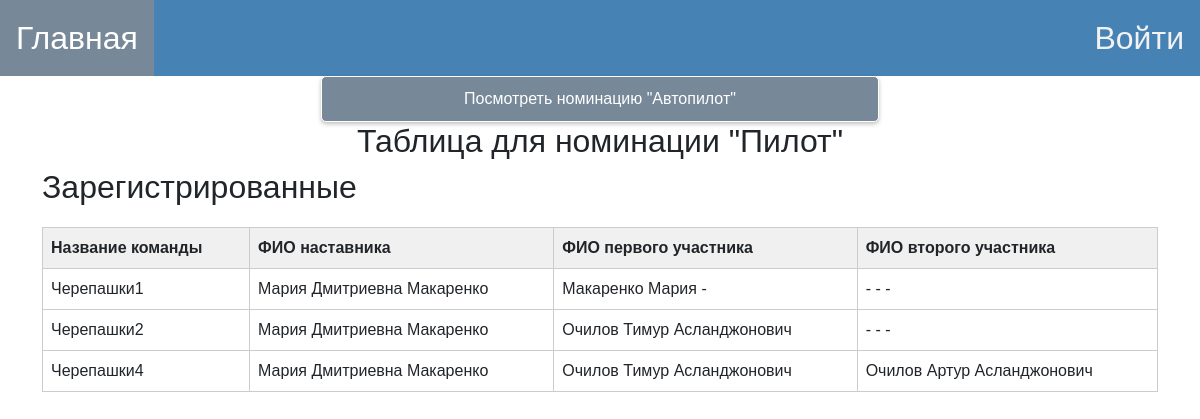
/table/pilot/8, run on the app's committed database.
### for_work_with_database/class_db_team.py (models this page shows)
class TeamDB(SqlAlchemyBase):
    __tablename__ = 'teams'
    id = sqlalchemy.Column(sqlalchemy.Integer, primary_key=True, autoincrement=True)
    name_command = sqlalchemy.Column(sqlalchemy.String)
    name_of_organization = sqlalchemy.Column(sqlalchemy.String)
    first_score = sqlalchemy.Column(sqlalchemy.Text)
    second_score = sqlalchemy.Column(sqlalchemy.Text)
    nomination = sqlalchemy.Column(sqlalchemy.Integer)
    competition_id = sqlalchemy.Column(sqlalchemy.Integer)
    manager = sqlalchemy.Column(sqlalchemy.String)
    number_phone_of_manager = sqlalchemy.Column(sqlalchemy.String)
    email_of_manager = sqlalchemy.Column(sqlalchemy.String)
    name_first_member = sqlalchemy.Column(sqlalchemy.String)
    last_name_first_member = sqlalchemy.Column(sqlalchemy.String)
    middle_name_first_member = sqlalchemy.Column(sqlalchemy.String)
    date_birthday_first_member = sqlalchemy.Column(sqlalchemy.String)
    certificate_PFDO_first_member = sqlalchemy.Column(sqlalchemy.String)
    name_second_member = sqlalchemy.Column(sqlalchemy.String)
    middle_name_second_member = sqlalchemy.Column(sqlalchemy.String)
    last_name_second_member = sqlalchemy.Column(sqlalchemy.String)
    date_birthday_second_member = sqlalchemy.Column(sqlalchemy.String)
    certificate_PFDO_second_member = sqlalchemy.Column(sqlalchemy.String)
    final_top = sqlalchemy.Column(sqlalchemy.Integer)
    final_score = sqlalchemy.Column(sqlalchemy.Integer)
    random_queue = sqlalchemy.Column(sqlalchemy.Integer)

### main.py (the view, shortened to what this page needs)
@app.route("/table/<string:nomination_name>/<int:id>")
@limiter.limit("5/second")
def show_table(nomination_name, id):
    nomination_id = find_nominatation_id_by_name(nomination_name)
    sess = db_session.create_session()
    print(TeamDB.competition_id)
    members = sess.query(TeamDB).filter(TeamDB.nomination == nomination_id, TeamDB.competition_id == id)
    print(members)
    competition = sess.query(Competition).filter(Competition.id == id).first()
    string_date, string_time = competition.date_of_ending_registration_members.split("T")
    string_time = string_time.split(":")
    string_date = string_date.split("-")
    close_of_registration = datetime.datetime(day=int(string_date[2]), month=int(string_date[1]),
                                              year=int(string_date[0]), hour=int(string_time[0]),
                                              minute=int(string_time[1]))
    nomination_name_for_table_head = find_nominatation_name_by_id(nomination_id)
    now_datetime = datetime.datetime.now()
    started_of_competition = False
    sess.close()
    return render_template("show_table_of_competition.html", nomination=nomination_id, members=members,
                           competition=competition, started_of_competition=started_of_competition,
                           nomination_show=nomination_name_for_table_head)

### for_work_with_database/db_session.py (called while the page is built)
def create_session() -> Session:
    global __factory
    return __factory()

### main.py (called while the page is built)
def find_nominatation_id_by_name(name_of_nomination):
    if name_of_nomination == "pilot":
        return 1
    return 2

def find_nominatation_name_by_id(name_of_nomination):
    if name_of_nomination == 1:
        return "Пилот"
    return "Автопилот"

### templates/show_table_of_competition.html (shortened to what this page needs)
{% extends "base.html" %}
{% block content %}
<body>
<div align="center">
    {% if nomination_show == "Пилот" %}
    <a href="/table/autopilot/{{competition.id}}">
        <button class="green_button" style="width: 50%">Посмотреть номинацию "Автопилот"</button></a>
    {% else %}
    <a href="/table/pilot/{{competition.id}}">
        <button class="green_button" style="width: 50%">Посмотреть номинацию "Пилот"</button></a>
    {% endif %}
</div>
<h2 align="center">Таблица для номинации "{{ nomination_show }}"</h2>
{% if started_of_competition %}
    <div class="tabs">
        {% if started_of_competition%}
        <div class="tab active" onclick="changeTab(0)">Зарегистрированные</div>
        <div class="tab" onclick="changeTab(1)">Итог</div>
        {% endif %}
        <div class="tab" onclick="changeTab(2)">Жеребьёвка</div>
    </div>
    <div class="tab-content active">
        <table>
            <thead>
            <tr>
                <th>Название команды</th>
                <th>ФИО наставника</th>
                <th>ФИО первого участника</th>
                <th>ФИО второго участника</th>
            </tr>
            </thead>
            <tbody>
            {% for team in members%}
            <tr>
                <td>{{team.name_command}}</td>
                <td>{{team.manager}}</td>
                <td>{{team.last_name_first_member}} {{team.name_first_member}} {{team.middle_name_first_member}}</td>
                <td>{{team.last_name_second_member}} {{team.name_second_member}} {{team.middle_name_second_member}}</td>
            </tr>
            {%endfor%}
            </tbody>
        </table>
    </div>
    <div class="tab-content">
        <table>
            <thead>
            <tr>
                <th>Название команды</th>
                <th>ФИО Наставника</th>
                <th>ФИО Первого участника</th>
                <th>ФИО Второго участника</th>
            </tr>
            </thead>
            <tbody>
            <tr>
                <td>Круто!</td>
                <td>Очилов Тимур Асланджонович</td>
                <td>Очилов Тимур Асланджонович</td>
                <td>Очилов Тимур Асланджонович</td>
            </tr>
            </tbody>
        </table>
    </div>
    <div class="tab-content">
        <table>
            <thead>
            <tr>
                <th>Место</th>
                <th>Название команды</th>
                <th>ФИО Наставника</th>
                <th>ФИО Первого участника</th>
                <th>ФИО Второго участника</th>
                <th>Балл</th>
            </tr>
            </thead>
            <tbody>
            <tr>
                <td>1</td>
                <td>Круто!</td>
                <td>Очилов Тимур Асланджонович</td>
                <td>Очилов Тимур Асланджонович</td>
                <td>Очилов Тимур Асланджонович</td>
                <td>26</td>
            </tr>
            {% for team in members_random_queue%}
            <tr>
                <td>{{team.members_random_queue}}</td>
                <td>{{team.name_command}}</td>
                <td>{{team.manager}}</td>
                <td>{{team.last_name_first_member}} {{team.name_first_member}} {{team.middle_name_first_member}}</td>
                <td>{{team.last_name_second_member}} {{team.name_second_member}} {{team.middle_name_second_member}}</td>
            </tr>
            {% endfor %}
            </tbody>
        </table>
    </div>
{% else %}
    <h2>Зарегистрированные</h2>
    <table>
        <thead>
        <tr>
            <th>Название команды</th>
            <th>ФИО наставника</th>
            <th>ФИО первого участника</th>
            <th>ФИО второго участника</th>
        </tr>
        </thead>
        <tbody>
        {% for team in members%}
        <tr>
            <td>{{team.name_command}}</td>
            <td>{{team.manager}}</td>
            <td>{{team.last_name_first_member}} {{team.name_first_member}} {{team.middle_name_first_member}}</td>
            <td>{{team.last_name_second_member}} {{team.name_second_member}} {{team.middle_name_second_member}}</td>
        </tr>
        {%endfor%}
        </tbody>
    </table>
{% endif %}
</body>
<head>
</head>
</html>
{% endblock %}

### templates/base.html (shortened to what this page needs)
<!DOCTYPE html>
<html lang="en">
<head>
    <link href="https://cdn.jsdelivr.net/npm/bootstrap@5.0.2/dist/css/bootstrap.min.css" rel="stylesheet"
>
    <link rel="stylesheet" href="{{ url_for('static',filename='styles/style.css') }}">
    <div class="topnav">
        <a class="active" href="/">Главная</a>
        {% if not current_user.is_authenticated%}
            <a href="/login_user" style="float: right">Войти</a>
        {% else %}
            <a href="/" style="float: right">
                {{current_user.name}} {{current_user.last_name}}
            </a>
            <a href="/logout" style="float: right"><font color="red">Выйти</font></a>
        {% endif %}
    </div>
</head>
<main role="main" class="container">
    {% block content %}{% endblock %}
</html>

### static/styles/style.css (style rules this page uses)
.topnav { background-color: #4682B4; overflow: hidden; }
.topnav a { float: left; color: #f2f2f2; text-align: center; padding: 14px 16px; text-decoration: none; font-size: 200%; }
.topnav a.active { background-color: #778899; color: white; }
a { text-decoration: none; }
button.green_button { background-color: #778899; color: white; border: none; padding: 10px 20px; border-radius: 5px; box-shadow: 0px 2px 4px rgba(0, 0, 0, 0.25); font-size: 16px; border: 1px solid white; }

### templates/show_table_of_competition.html (style rules this page uses)
body { font-family: Arial, sans-serif; }
table { width: 100%; border-collapse: collapse; margin-top: 20px; }
th, td { border: 1px solid #ccc; padding: 8px; text-align: left; }
th { background-color: #f0f0f0; }

### data on the page
TeamDB: name_command "Черепашки1", manager "Мария Дмитриевна Макаренко", last_name_first_member "Макаренко", name_first_member "Мария", middle_name_first_member "-", last_name_second_member "-", name_second_member "-", middle_name_second_member "-"
TeamDB: name_command "Черепашки2", manager "Мария Дмитриевна Макаренко", last_name_first_member "Очилов", name_first_member "Тимур", middle_name_first_member "Асланджонович", last_name_second_member "-", name_second_member "-", middle_name_second_member "-"
TeamDB: name_command "Черепашки4", manager "Мария Дмитриевна Макаренко", last_name_first_member "Очилов", name_first_member "Тимур", middle_name_first_member "Асланджонович", last_name_second_member "Очилов", name_second_member "Артур", middle_name_second_member "Асланджонович"

### other printed values
{{ nomination_show }} "Пилот"
